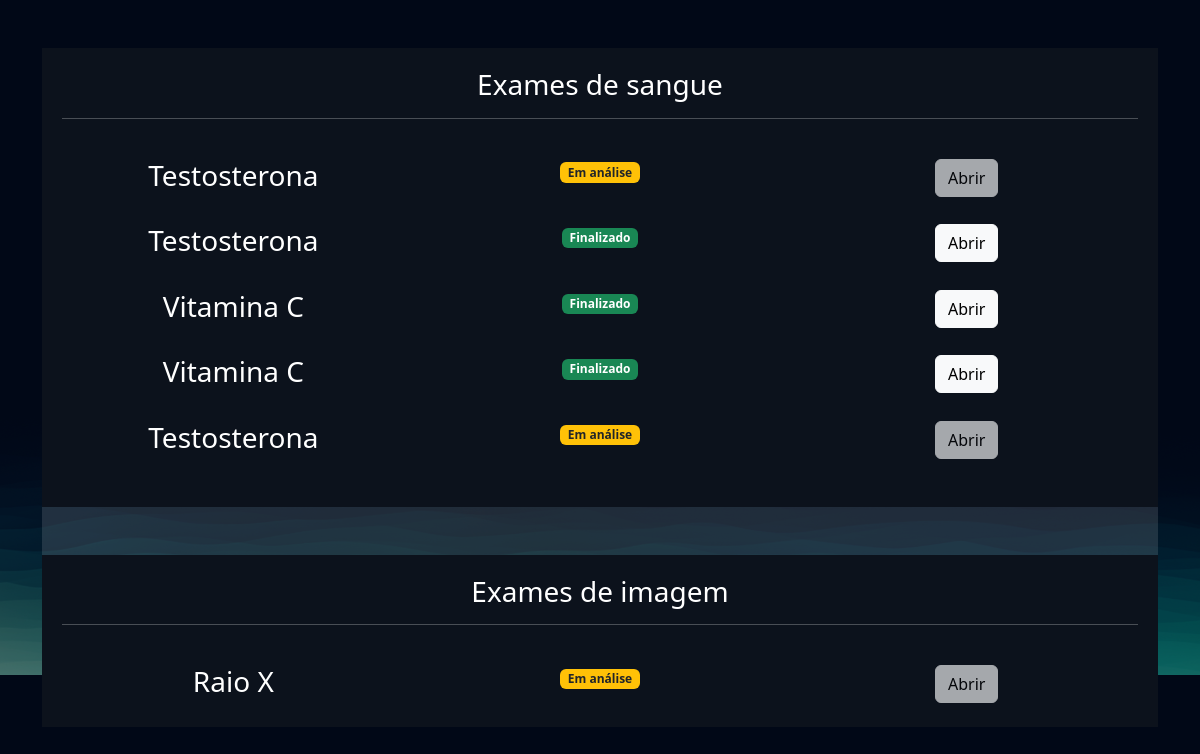
/exames/gerenciar_exames/ (signed in), run on an earlier commit of the app's database.
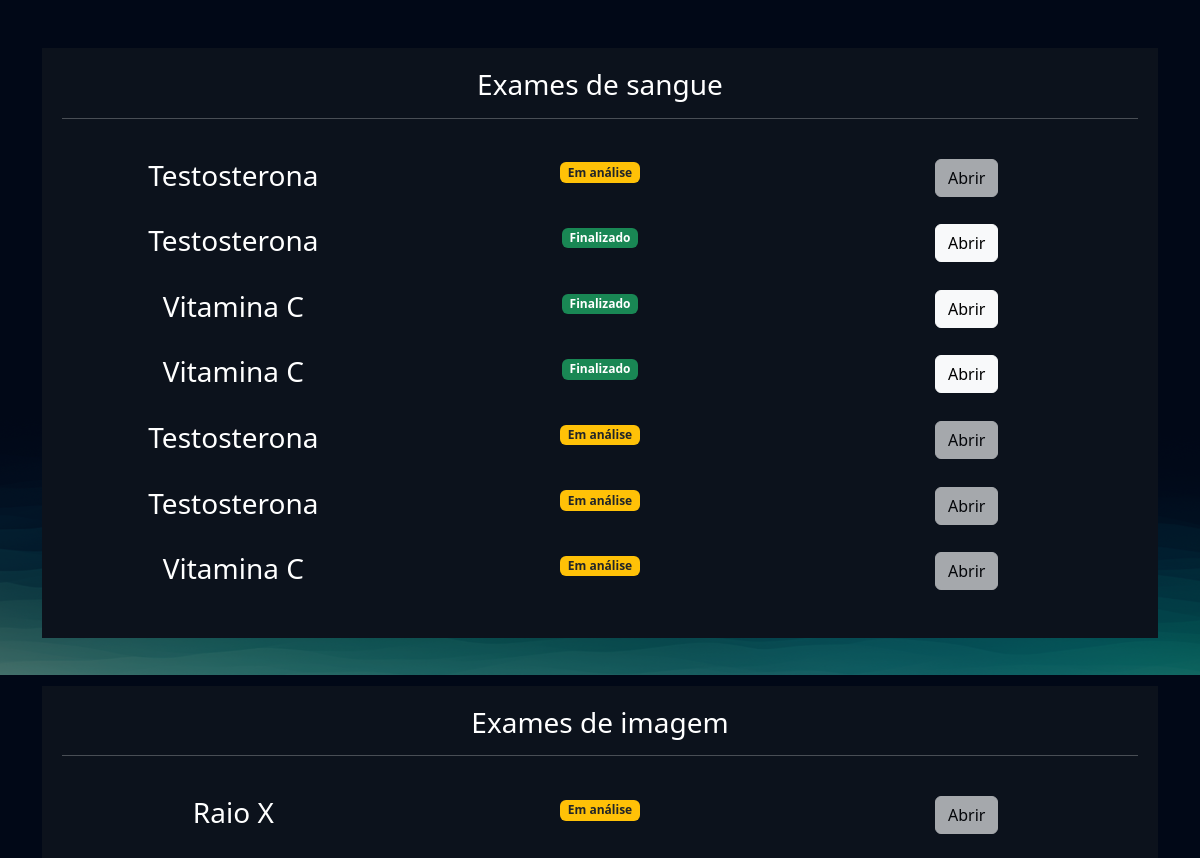
And on a later commit of the database.
### exames/models.py (models this page shows, shortened)
class SolicitacaoExame(models.Model):
    choice_status = (
        ('E', 'Em análise'),
        ('F', 'Finalizado')
    )
    usuario = models.ForeignKey(User, on_delete=models.DO_NOTHING)
    exame = models.ForeignKey(TiposExames, on_delete=models.DO_NOTHING)
    status = models.CharField(max_length=2, choices=choice_status)
    resultado = models.FileField(upload_to="resultados", null=True, blank=True)
    requer_senha = models.BooleanField(default=False)
    senha = models.CharField(max_length=6, null=True, blank=True)
    def badge_template(self):
        if self.status == 'E':
            classes_css = 'bg-warning text-dark'
            texto = "Em análise"
        elif self.status == 'F':
            classes_css = 'bg-success'
            texto = "Finalizado"
        return mark_safe(f"<span class='badge bg-primary {classes_css}'>{texto}</span>")

class TiposExames(models.Model):
    tipo_choices = (
        ('I', 'Exame de imagem'),
        ('S', 'Exame de Sangue')
    )
    nome = models.CharField(max_length=50)
    tipo = models.CharField(max_length=2, choices=tipo_choices)
    preco = models.FloatField()
    disponivel = models.BooleanField(default=True)
    horario_inicial = models.IntegerField()
    horario_final = models.IntegerField()

### exames/views.py (the view)
# urls.py: path('gerenciar_exames/', views.gerenciar_exames, name="gerenciar_exames"),
@login_required
def gerenciar_exames(request):
    exames = SolicitacaoExame.objects.filter(usuario=request.user)
    return render(request, 'gerenciar_exames.html', {'exames': exames})

### exames/templates/gerenciar_exames.html (shortened to what this page needs)
{% extends "bases/base.html" %}
{% load static %}
{% block 'head' %}
    <link href="{% static 'exames/css/css.css' %}" rel="stylesheet">
    <link href="{% static 'exames/css/gerenciar_pedidos.css' %}" rel="stylesheet">
    <link href="{% static 'exames/css/gerenciar_exames.css' %}" rel="stylesheet">
{% endblock 'head' %}
{% block 'conteudo' %}
    <br>
    <br>
    <div class="container">
        <div class="card card-view">
            <div class="sub-card">
                <h3>Exames de sangue</h3>
                <hr>
                <br>
                {% for exame in exames  %}
                    {% if  exame.exame.tipo == 'S'%}
                        <div class="row">
                            <div class="col-md"><h3>{{exame.exame.nome}}</h3></div>
                            <div class="col-md">{{exame.badge_template}}</div>
                            <div class="col-md">
                                {% if exame.status == 'F' %}
                                    <a href="{% url "permitir_abrir_exame" exame.id %}" class="btn btn-light">Abrir</a>
                                {% else %}
                                    <a href="#" class="btn btn-light disabled">Abrir</a>
                                {% endif %}
                            </div>
                        </div>
                        <br>
                    {% endif %}
                {% endfor %}
            </div>
            <br>
            <br>
            <div class="sub-card">
                <h3>Exames de imagem</h3>
                <hr>
                <br>
                {% for exame in exames  %}
                    {% if  exame.exame.tipo == 'I'%}
                        <div class="row">
                            <div class="col-md"><h3>{{exame.exame.nome}}</h3></div>
                            <div class="col-md">{{exame.badge_template}}</div>
                            <div class="col-md">
                                {% if exame.status == 'F' %}
                                    <a href="{% url "permitir_abrir_exame" exame.id %}" class="btn btn-light">Abrir</a>
                                {% else %}
                                    <a href="#" class="btn btn-light disabled">Abrir</a>
                                {% endif %}
                        </div>
                        <br>
                    {% endif %}
                {% endfor %}
            </div>
        </div>
    </div>
{% endblock 'conteudo' %}

### templates/bases/base.html (shortened to what this page needs)
{% load static %}
<!doctype html>
<html lang="pt-BR">
<head>
    <link href="https://cdn.jsdelivr.net/npm/bootstrap@5.3.1/dist/css/bootstrap.min.css" rel="stylesheet">
    <link href="{% static 'geral/css/base.css' %}" rel="stylesheet">
    {% block 'head' %}{% endblock %}
</head>
<body>
    {% block 'conteudo' %}{% endblock %}
</body>
</html>

### templates/static/geral/css/base.css (style rules this page uses)
:root { --main-color: #151C34; --dark-color: #0C121C ; --light-color: #6DE6EE; --contrast-color: #f4c96b; --differential-color: #066668; }
* { color: white }

### templates/static/exames/css/css.css (style rules this page uses)
body { background-image: url('/static/geral/img/bg2.png'); background-size: cover; }
.card { background-color: rgba(217, 217, 217, .14); color: white; padding: 15px; }

### templates/static/exames/css/gerenciar_pedidos.css (style rules this page uses)
.card-view { text-align: center; padding: 0; border: none; height: 70vh; }

### templates/static/exames/css/gerenciar_exames.css (style rules this page uses)
.sub-card { background-color: var(--dark-color); padding: 20px; }

What changed in the data, as far as the page shows it:
added SolicitacaoExame: exame.nome "Testosterona", badge_template "Em análise", shows "Abrir", shown under "Exames de sangue"
added SolicitacaoExame: exame.nome "Vitamina C", badge_template "Em análise", shows "Abrir", shown under "Exames de sangue"
